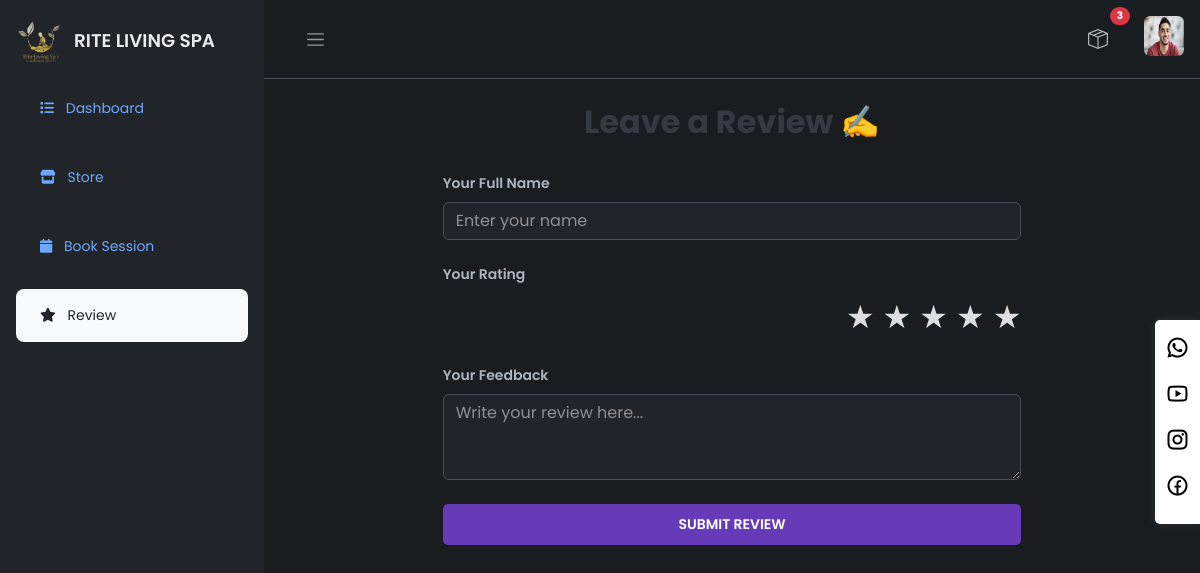
Before: /user-review (signed in) with the older database file.
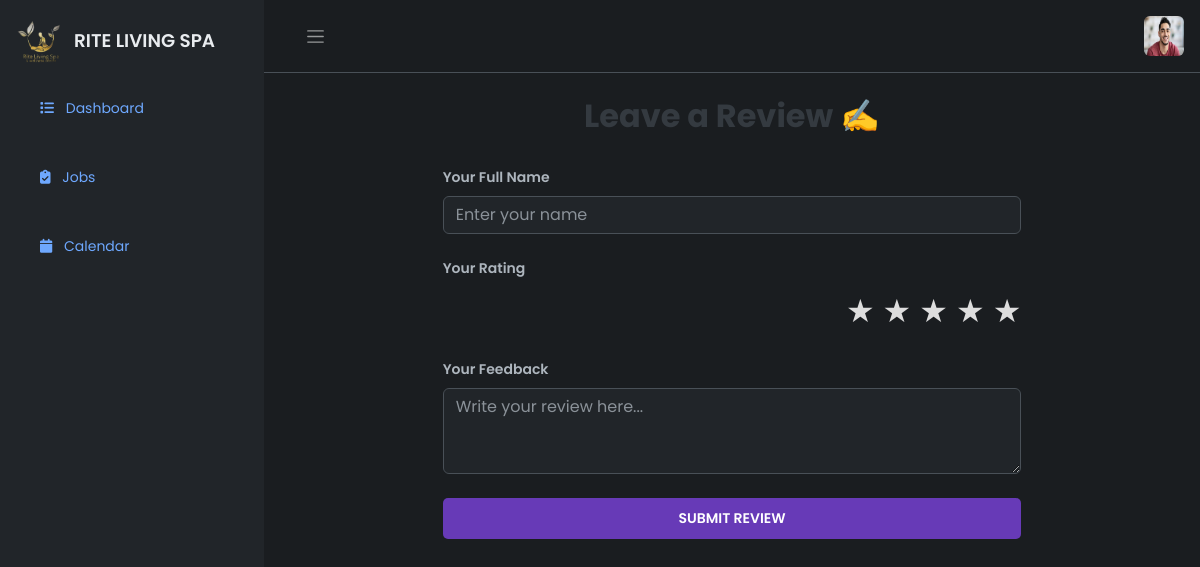
After: the same page with the newer database file.
### firstApp/views.py (the view)
# urls.py: path('user-review', UserReviewPageView, name='userreviewpage'),
@login_required(login_url='loginpage')
def UserReviewPageView(request):
    user = request.user
    if request.method == 'POST':
        form = ReviewForm(request.POST)
        if form.is_valid():
            review = form.save(commit=False)
            if request.user.is_authenticated:
                review.user = request.user
            review.save()
            return redirect('userreviewpage')
        else:
            print(form.errors)  # DEBUG: Show form validation errors
    else:
        form = ReviewForm()
    orders = Order.objects.select_related('client', 'product').order_by('-created_at')
    order_count = orders.count()
    user_order_count = orders.filter(client=user).count()
    user_orders = Order.objects.filter(client=user).select_related('product').prefetch_related('messages').order_by('-created_at')
    user_order_count_show = user_orders.count()
    context = {
        'user' : user,
        'orders': orders,
        'form': form,
        'order_count': order_count,
        'user_order_count': user_order_count,
        'user_orders': user_orders,
        'user_order_count_show': user_order_count_show
    }
    return render(request, 'auth/review.html', context)

### firstApp/forms.py
class ReviewForm(forms.ModelForm):
    class Meta:
        model = Review
        fields = ['name', 'rating', 'message']
        widgets = {
            'name': forms.TextInput(attrs={
                'class': 'form-control',
                'placeholder': 'Enter your name'
            }),
            'rating': forms.RadioSelect(choices=Review.RATING_CHOICES),
            'message': forms.Textarea(attrs={
                'class': 'form-control',
                'rows': 3,
                'placeholder': 'Write your review here...'
            }),
        }

### firstApp/templates/auth/review.html (shortened to what this page needs)
{% extends 'auth/maindash.html' %}
{% load static %}
{% block content %}
<div class="main">
    {% include 'auth/nav.html' %}
    <main class="content px-3 py-4">
        <div class="container">
            <h2 class="text-center review-heading">Leave a Review ✍️</h2>
            <div class="row justify-content-center">
                <div class="col-md-8">
                    <form method="POST" novalidate>
                        <div class="mb-4">
                            <label for="id_name" class="form-label fw-semibold">Your Full Name</label>
                            {{ form.name }}
                        </div>
                        <div class="mb-4">
                            <label class="form-label fw-semibold d-block">Your Rating</label>
                            <div class="star-rating">
                                {% for i in "54321" %}
                                    <label for="star{{ i }}">&#9733;</label>
                                {% endfor %}
                            </div>
                        </div>
                        <div class="mb-4">
                            <label for="id_message" class="form-label fw-semibold">Your Feedback</label>
                            {{ form.message }}
                        </div>
                        <div class="d-grid">
                            <button type="submit" class="btn btn-brand btn-lg">Submit Review</button>
                        </div>
                    </form>
                </div>
            </div>
        </div>
    </main>
</div>
{% endblock %}

### firstApp/templates/auth/nav.html (shortened to what this page needs)
{% load static %}
<nav class="navbar navbar-expand px-3 border-bottom">
    <button class="btn" id="sidebar-toggle" type="button">
        <span class="navbar-toggler-icon"></span>
    </button>
    <div class="navbar-collapse navbar">
        <ul class="navbar-nav">
            {% if not request.user.is_secretary and not request.user.is_not_secretary and not request.user.is_admin %}
            <li class="nav-item position-relative me-4">
                <a href="#" class="nav-link d-flex align-items-center" data-bs-toggle="modal" data-bs-target="#userordersModal" title="Your Orders">
                    <i class="bi bi-box-seam me-1 fs-5"></i>
                    {% if order_count > 0 %}
                    <span class="position-absolute top-0 start-100 translate-middle badge rounded-pill bg-danger">
                        {{ user_order_count }}
                    </span>
                    {% endif %}
                </a>
            </li>
            {% endif %}
            <li class="nav-item dropdown">
                <a href="#" data-bs-toggle="dropdown" class="nav-icon pe-md-0">
                    <img src="{% if request.user.profile.profile_picture %}{{ request.user.profile.profile_picture.url }}{% else %}{% static 'firstApp/images/defaultprofile.png' %}{% endif %}"
                        class="avatar img-fluid rounded" alt="Profile Picture">
                </a>
            </li>
        </ul>
    </div>
</nav>

Changed rows visible on the page:
changed CustomUser: is_not_secretary False → True (drawn)
Other visible differences:
{{ user_order_count }}: "3" → (not shown)
text no longer shown: "Store Book Session Review"
text now shown: "Jobs Calendar"
